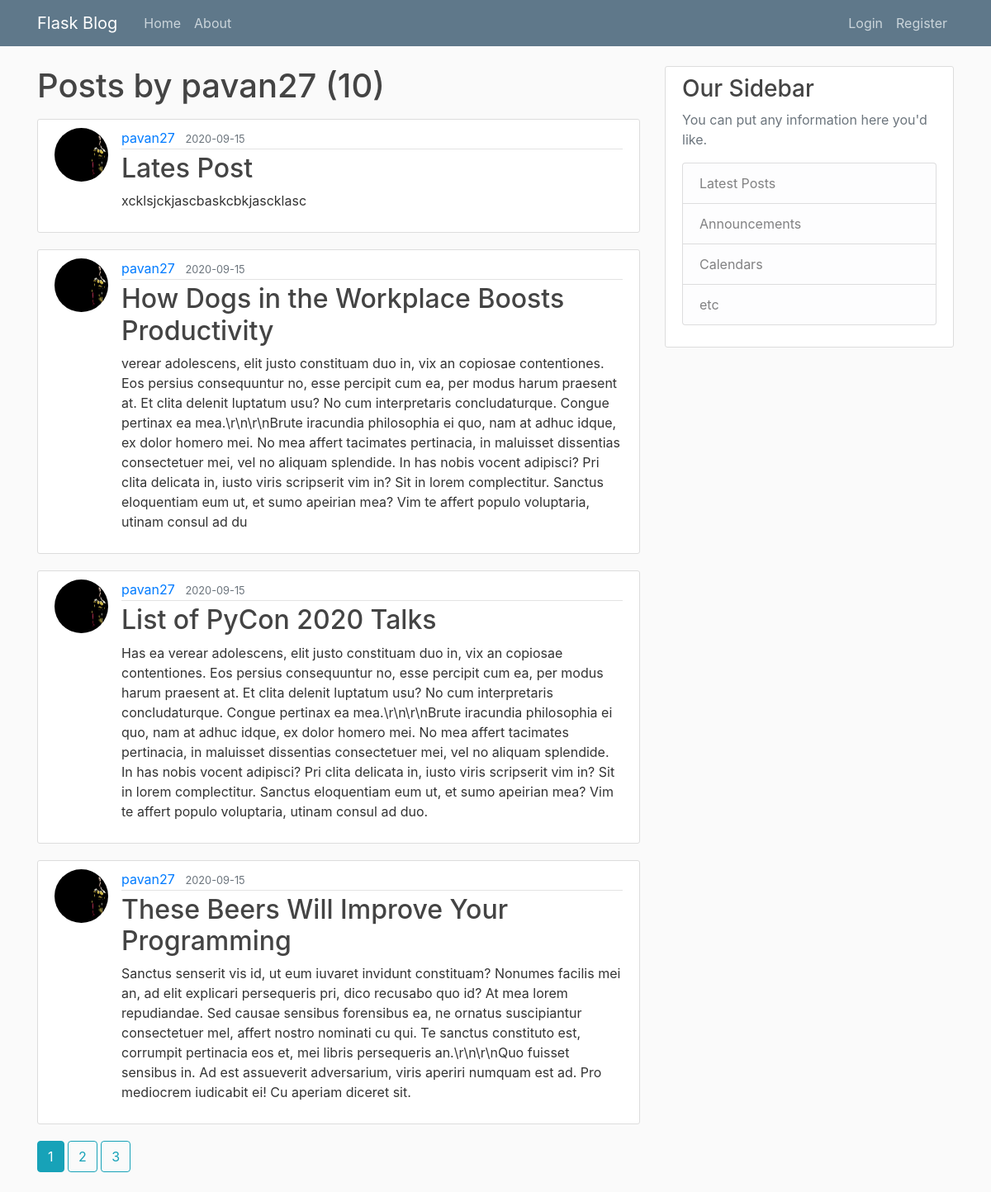
The page /user/pavan27 on the database its author committed.
### flaskblog/models.py (models this page shows, shortened)
class User(db.Model,UserMixin):
    id = db.Column(db.Integer, primary_key=True)
    username = db.Column(db.String(20), unique=True, nullable=False)
    email = db.Column(db.String(120), unique=True, nullable=False)
    image_file = db.Column(db.String(20), nullable=False,
                           default="default.jpg")
    password = db.Column(db.String(60), nullable=False)
    posts = db.relationship('Post', backref="author", lazy="dynamic")

class Post(db.Model):
    id = db.Column(db.Integer, primary_key=True)
    title = db.Column(db.String(100), nullable=False)
    date_posted = db.Column(
        db.DateTime, nullable=False, default=datetime.utcnow)
    content = db.Column(db.Text, nullable=False)
    user_id = db.Column(db.Integer, db.ForeignKey('user.id'), nullable=False)

### flaskblog/users/routes.py (the view)
@users.route("/user/<string:username>")
def user_posts(username):
    page = request.args.get('page',1,type=int)
    user = User.query.filter_by(username=username).first_or_404()
    posts = Post.query.filter_by(author=user)\
        .order_by(Post.date_posted.desc())\
        .paginate(page=page,per_page=4)
    return render_template('user_posts.html', posts=posts,user=user)

### flaskblog/templates/user_posts.html
{% extends "layout.html" %}
{% block content %}
    <h1 class="mb-3">Posts by {{ user.username }}  ({{posts.total}})</h1>
 {% for post in posts.items %}
<article class="media content-section">
  <img  class="rounded-circle article-img" src="{{url_for('static',filename='profile_pics/'+ post.author.image_file)}}" alt="">
  <div class="media-body">
    <div class="article-metadata">
      <a class="mr-2" href="{{url_for('users.user_posts',username=post.author.username)}}">{{ post.author.username }}</a>
      <small class="text-muted">{{ post.date_posted.strftime('%Y-%m-%d') }}</small>
    </div>
    <h2><a class="article-title" href="{{ url_for('posts.post', post_id=post.id) }}">{{ post.title }}</a></h2>
    <p class="article-content">{{ post.content }}</p>
  </div>
</article>
{% endfor %}
{% for page_num in posts.iter_pages(left_edge=1,right_edge=1,left_current=1,right_current=2) %}
  {% if page_num %}
      {% if posts.page == page_num %}
      <a class="btn btn-info mb-4" href="{{ url_for('users.user_posts',username=user.username,page=page_num) }}">{{page_num}}</a>
      {% else %}
      <a class="btn btn-outline-info mb-4" href="{{ url_for('users.user_posts',username=user.username,page=page_num) }}">{{page_num}}</a>
      {% endif %}
  {% else %}
    ...
  {% endif %}
{% endfor %}
{% endblock content%}

### flaskblog/static/main.css (style rules this page uses)
body { background: #fafafa; color: #333333; margin-top: 5rem; }
h1, h2, h3, h4, h5, h6 { color: #444444; }
.content-section { background: #ffffff; padding: 10px 20px; border: 1px solid #dddddd; border-radius: 3px; margin-bottom: 20px; }
.article-title { color: #444444; }
.article-content { white-space: pre-line; }
.article-img { height: 65px; width: 65px; margin-right: 16px; }
.article-metadata { padding-bottom: 1px; margin-bottom: 4px; border-bottom: 1px solid #e3e3e3; }

### rows shown on the page
User: username "pavan27"
Post: image_file (picture), author.username "pavan27", date_posted "2020-09-15", title "Lates Post", content "xcklsjckjascbaskcbkjascklasc"
Post: image_file (picture), author.username "pavan27", date_posted "2020-09-15", title "How Dogs in the Workplace Boosts Productivity", content "verear adolescens, elit justo constituam duo in, vix an copiosae contentiones. Eos persius consequuntur no, esse percipit cum ea, per modus harum praesent at. Et clita delenit luptatum usu? No cum interpretaris concludaturque. Congue pertinax ea mea.\\r\\n\\r\\nBrute iracundia philosophia ei quo, nam at adhuc idque, ex dolor homero mei. No mea affert tacimates pertinacia, in maluisset dissentias consectetuer mei, vel no aliquam splendide. In has nobis vocent adipisci? Pri clita delicata in, iusto viris scripserit vim in? Sit in lorem complectitur. Sanctus eloquentiam eum ut, et sumo apeirian mea? Vim te affert populo voluptaria, utinam consul ad du"
Post: image_file (picture), author.username "pavan27", date_posted "2020-09-15", title "List of PyCon 2020 Talks", content "Has ea verear adolescens, elit justo constituam duo in, vix an copiosae contentiones. Eos persius consequuntur no, esse percipit cum ea, per modus harum praesent at. Et clita delenit luptatum usu? No cum interpretaris concludaturque. Congue pertinax ea mea.\\r\\n\\r\\nBrute iracundia philosophia ei quo, nam at adhuc idque, ex dolor homero mei. No mea affert tacimates pertinacia, in maluisset dissentias consectetuer mei, vel no aliquam splendide. In has nobis vocent adipisci? Pri clita delicata in, iusto viris scripserit vim in? Sit in lorem complectitur. Sanctus eloquentiam eum ut, et sumo apeirian mea? Vim te affert populo voluptaria, utinam consul ad duo."
Post: image_file (picture), author.username "pavan27", date_posted "2020-09-15", title "These Beers Will Improve Your Programming", content "Sanctus senserit vis id, ut eum iuvaret invidunt constituam? Nonumes facilis mei an, ad elit explicari persequeris pri, dico recusabo quo id? At mea lorem repudiandae. Sed causae sensibus forensibus ea, ne ornatus suscipiantur consectetuer mel, affert nostro nominati cu qui. Te sanctus constituto est, corrumpit pertinacia eos et, mei libris persequeris an.\\r\\n\\r\\nQuo fuisset sensibus in. Ad est assueverit adversarium, viris aperiri numquam est ad. Pro mediocrem iudicabit ei! Cu aperiam diceret sit."

### other values the page prints
{{ posts.total }} "10"
{{ page_num }} "1"
{{ page_num }} "2" "3"
